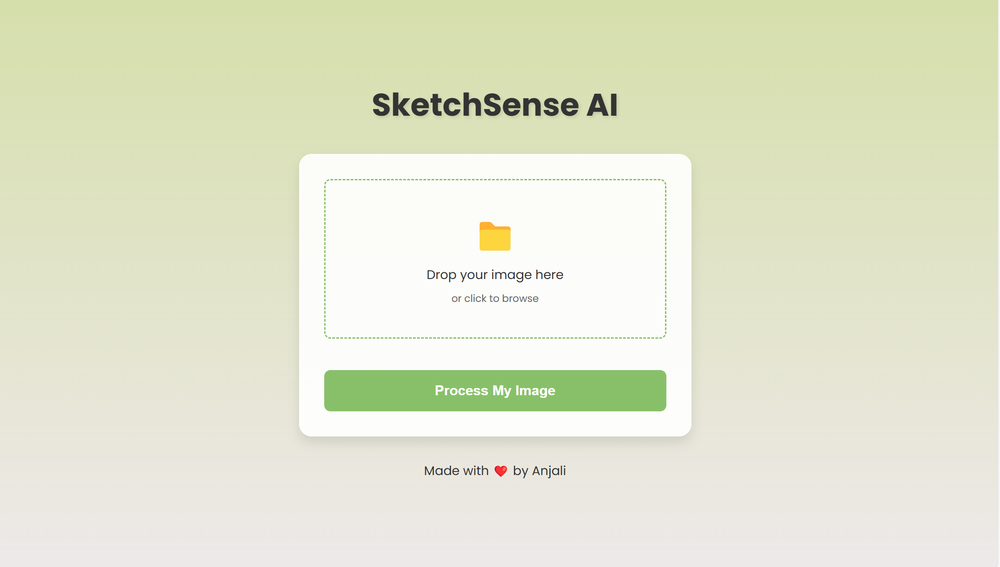
#> input picture landing.png, 1000 x 567 px, shrunk from 2230 x 1264 before the run
$ python -i sketch_generator.py   (imports and definitions only)
#> lines starting #> are read from the running program, lines starting #| are printed output that depends on the picture
import cv2

def apply_sketch(input_path, output_path):
#> called with input_path = '../landing.png', output_path = 'out.png'
    image = cv2.imread(input_path)
#> image is the input picture: shape (567, 1000, 3); mean B, G, R 205.9, 229.7, 226.4
    gray = cv2.cvtColor(image, cv2.COLOR_BGR2GRAY)
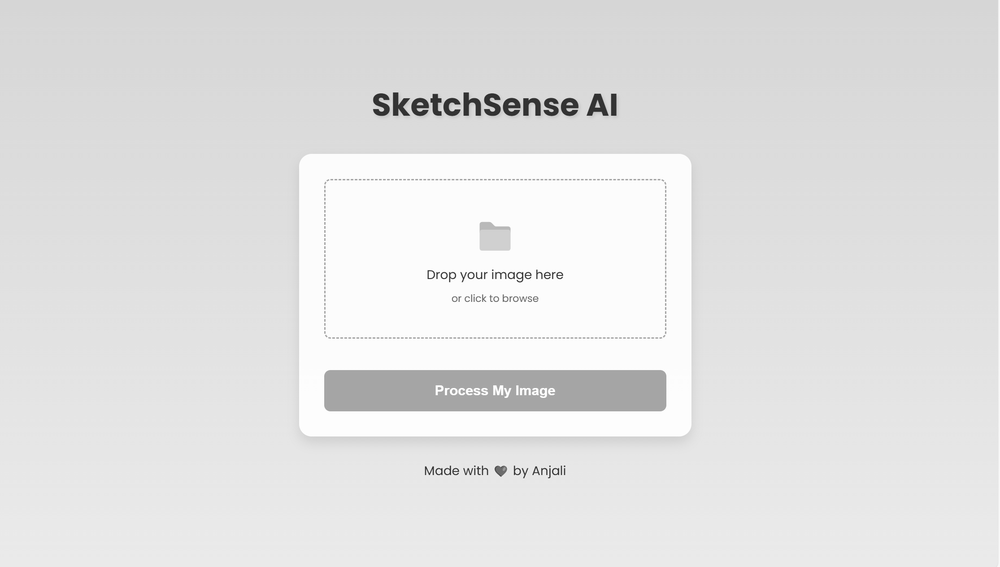
#> gray: shape (567, 1000); min 29, max 255, mean 226
    inverted = cv2.bitwise_not(gray)
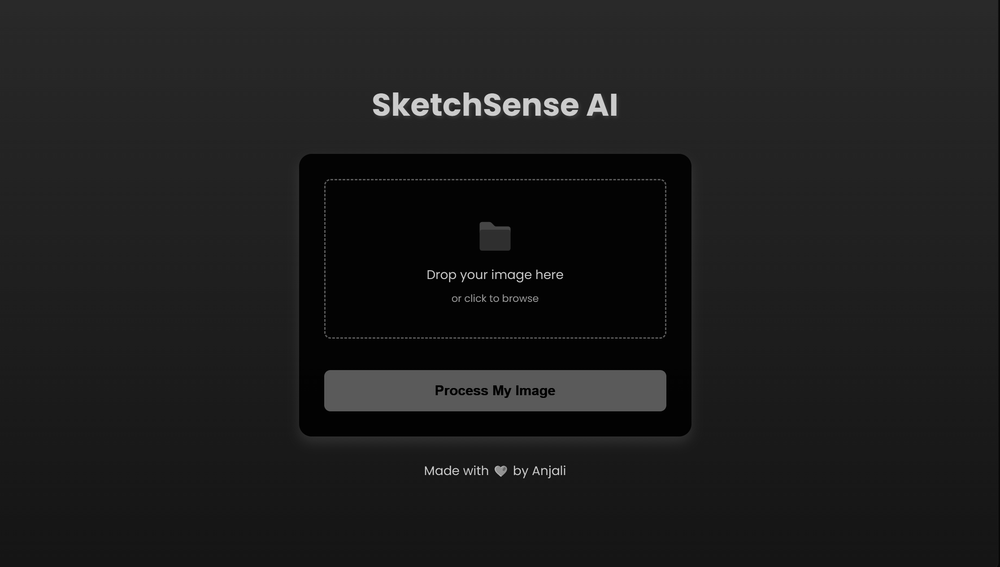
#> inverted: shape (567, 1000); min 0, max 226, mean 29
    blurred = cv2.GaussianBlur(inverted, (21, 21), 0)
    sketch = cv2.divide(gray, 255 - blurred, scale=256)
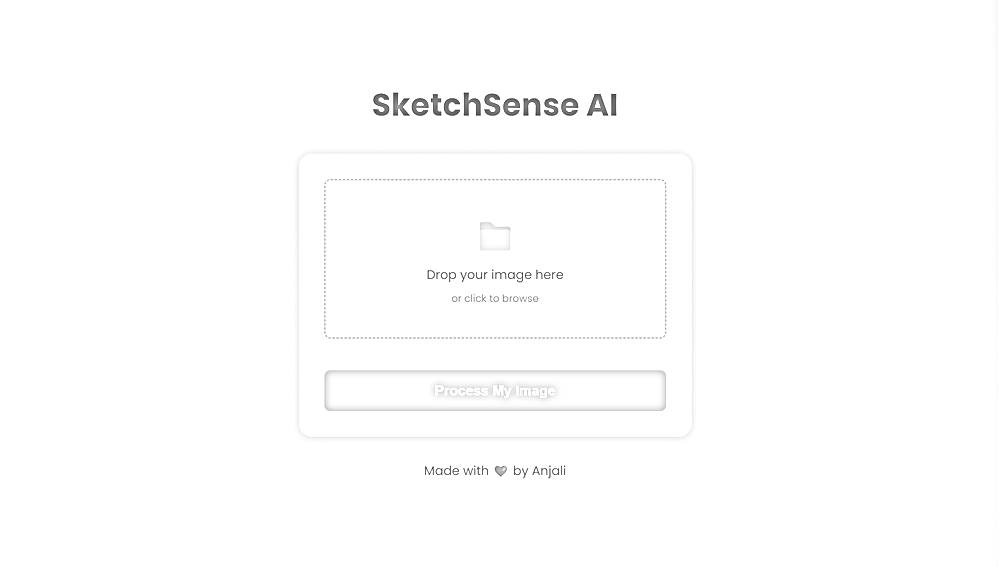
#> sketch: shape (567, 1000); min 44, max 255, mean 253.6
    cv2.imwrite(output_path, sketch)

>>> result = apply_sketch('../landing.png', 'out.png')
